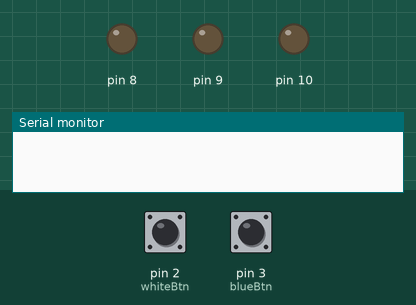
This program was run on a simulated Arduino Uno, built with avr-gcc and run on an emulated ATmega328P. Parts: output pins drawn as LEDs (lit = HIGH), the last lines printed to the serial monitor. The inputs (shaded band) are chosen by the test bench; at power-on: pin 2 (whiteBtn) LOW, pin 3 (blueBtn) HIGH.

Above: at 1.2 s.
1.3 s: pin 2 (whiteBtn) pulled HIGH for 0.15 s
At 1.37 s:
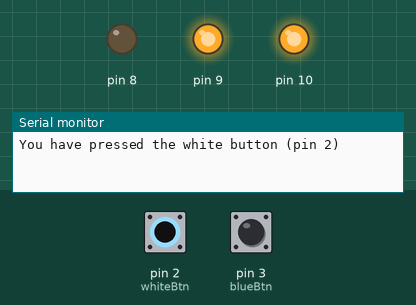
2.9 s: pin 3 (blueBtn) pulled LOW for 0.15 s
At 2.97 s:
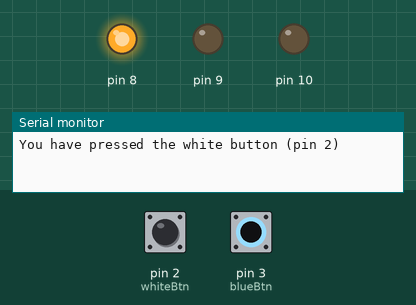
4.5 s: pin 2 (whiteBtn) pulled HIGH for 1 s
At 6.7 s:
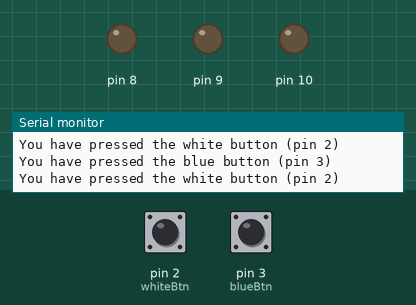
7.0 s: pin 2 (whiteBtn) pulled HIGH for 3.2 s
At 7.8 s:
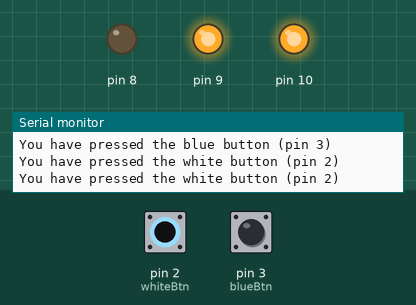
11.7 s: pin 3 (blueBtn) pulled LOW for 3.2 s
At 12.6 s:
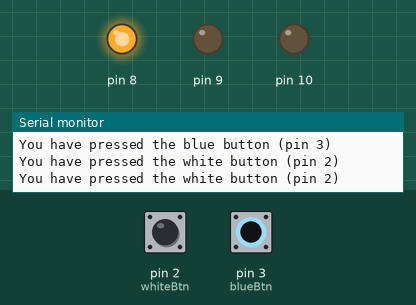
16.4 s: pin 2 (whiteBtn) driven HIGH and pin 3 (blueBtn) driven LOW
At 17.4 s:
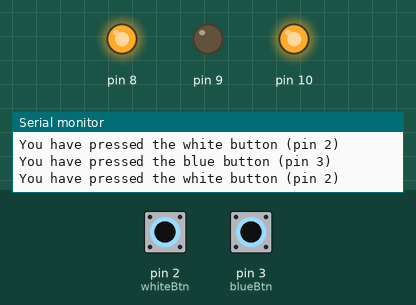
Timing chart, 0 to 18.9 s (numbered marks = the images above; inputs shaded):
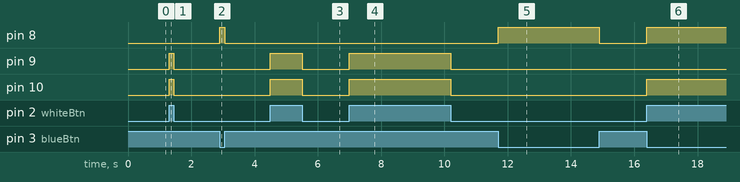

Measured:
- after the input at 1.3 s, pin 9, pin 10: LOW → HIGH at once, → LOW 0.15 s later
- after the input at 2.9 s, pin 8: LOW → HIGH at once, → LOW 0.15 s later
- after the input at 4.5 s, pin 9, pin 10: LOW → HIGH at once, → LOW 1.0 s later
- after the input at 7.0 s, pin 9, pin 10: LOW → HIGH at once, → LOW 3.2 s later
- after the input at 11.7 s, pin 8: LOW → HIGH at once, → LOW 3.2 s later
- after the input at 16.4 s, pin 8, pin 10: LOW → HIGH at once

The program:

main.cpp
```cpp
#include <Arduino.h>

#define whiteBtn 2
#define blueBtn 3

bool digital8 = false;
bool digital9 = false;
bool digital10 = false;

bool digital2 = false;
bool digital3 = true;

void NotifyButtonWhite()
{
  Serial.println("You have pressed the white button (pin 2) ");
  //digitalWrite()
}

void NotifyButtonBlue()
{
  Serial.println("You have pressed the blue button (pin 3) ");
  //digital
}

void setup()
{
  // put your setup code here, to run once:

  Serial.begin(9600);
  attachInterrupt(digitalPinToInterrupt(2), NotifyButtonWhite, RISING);
  attachInterrupt(digitalPinToInterrupt(3), NotifyButtonBlue, RISING);

  pinMode(whiteBtn, INPUT);
  pinMode(blueBtn, INPUT);

  pinMode(8, OUTPUT);
  pinMode(9, OUTPUT);
  pinMode(10, OUTPUT);
}

void loop()
{
  digitalWrite(10, digitalRead(whiteBtn));
  // Value of the digital 10 pin is always same with digital 2
  if (!digitalRead(blueBtn))
    digitalWrite(8, HIGH);
  else
    digitalWrite(8, LOW);
  if(digitalRead(blueBtn) && digitalRead(whiteBtn))
    digitalWrite(9,HIGH);
  else
    digitalWrite(9,LOW);
}

//This is the code for part 1 of the lab, Used for the LED Motor
```
